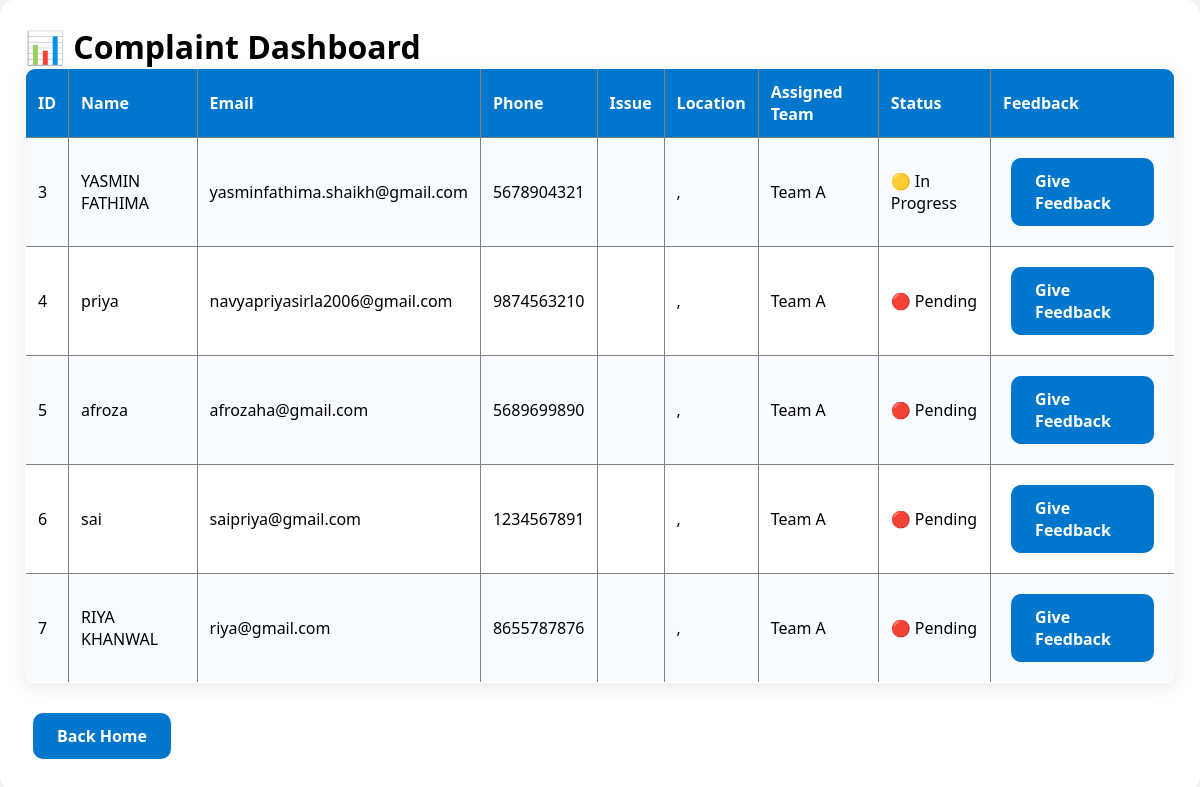
The app's page /dashboard (signed in) with its own data.
### tables this page shows
CREATE TABLE complaints (
        id INTEGER PRIMARY KEY AUTOINCREMENT,
        name TEXT NOT NULL,
        email TEXT,
        phone TEXT,
        issue_type TEXT NOT NULL,
        description TEXT NOT NULL,
        location TEXT NOT NULL,
        assigned_team TEXT,
        status TEXT,
        created_at TEXT
    );

### app.py (the view)
@app.route("/dashboard")
def dashboard():
    if not session.get("logged_in"):
        return redirect("/")
    conn = get_db()
    complaints = conn.execute(
        "SELECT * FROM complaints"
    ).fetchall()
    conn.close()
    return render_template(
        "dashboard.html",
        complaints=complaints
    )

### app.py (called while the page is built)
def get_db():
    conn = sqlite3.connect("aquafix.db")
    conn.row_factory = sqlite3.Row
    return conn

### templates/dashboard.html (shortened to what this page needs)
<!DOCTYPE html>
<html>
<head>
    <link rel="stylesheet" href="{{ url_for('static', filename='style.css') }}">
</head>
<body>
<div class="card">
    <h1>📊 Complaint Dashboard</h1>
<table border="1" width="100%">
<tr>
    <th>ID</th>
    <th>Name</th>
    <th>Email</th>
    <th>Phone</th>
    <th>Issue</th>
    <th>Location</th>
    <th>Assigned Team</th>
    <th>Status</th>
    <th>Feedback</th>
</tr>
{% for complaint in complaints %}
<tr>
<td>{{ complaint['id'] }}</td>
<td>{{ complaint['name'] }}</td>
<td>{{ complaint['email'] }}</td>
<td>{{ complaint['phone'] }}</td>
<td>{{ complaint['issue'] }}</td>
<td>{{ complaint['lat'] }}, {{ complaint['lng'] }}</td>
<td>{{ complaint['assigned_team'] }}</td>
<td>
    {% if complaint['status'] == "Pending" %}
        🔴 Pending
    {% elif complaint['status'] == "In Progress" %}
        🟡 In Progress
    {% else %}
        🟢 Resolved
    {% endif %}
</td>
<td>
    <a href="/feedback/{{ complaint['id'] }}" class="btn">
        Give Feedback
    </a>
</td>
</tr>
{% endfor %}
</table>
<br>
<a href="/" class="btn">Back Home</a>
</div>
</body>
</html>

### static/style.css (style rules this page uses)
* { margin:0; padding:0; box-sizing:border-box; font-family:'Segoe UI',sans-serif; }
body { background:#f4f8fb; }
.card { background:white; border-radius:15px; padding:25px; margin-bottom:20px; box-shadow:0 5px 15px rgba(0,0,0,0.08); transition:0.3s; }
.btn { display:inline-block; padding:12px 24px; margin:8px; background:#0077cc; color:white; text-decoration:none; border-radius:10px; transition:0.3s; font-weight:600; }
table { width:100%; border-collapse:collapse; background:white; border-radius:10px; overflow:hidden; box-shadow:0 5px 15px rgba(0,0,0,0.08); }
th { background:#0077cc; color:white; }
th,td { padding:12px; text-align:left; }
tr:nth-child(even) { background:#f8fbff; }

### records on screen
complaints: id "3", name "YASMIN FATHIMA", email "yasminfathima.shaikh@gmail.com", phone "5678904321", assigned_team "Team A", status "🟡 In Progress"
complaints: id "4", name "priya", email "navyapriyasirla2006@gmail.com", phone "9874563210", assigned_team "Team A", status "🔴 Pending"
complaints: id "5", name "afroza", email "afrozaha@gmail.com", phone "5689699890", assigned_team "Team A", status "🔴 Pending"
complaints: id "6", name "sai", email "saipriya@gmail.com", phone "1234567891", assigned_team "Team A", status "🔴 Pending"
complaints: id "7", name "RIYA KHANWAL", email "riya@gmail.com", phone "8655787876", assigned_team "Team A", status "🔴 Pending"
